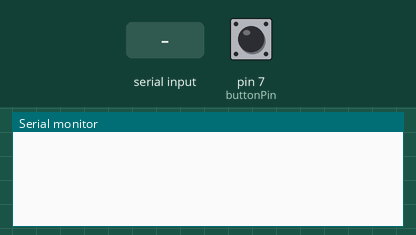
The sketch below on a simulated Arduino Mega 2560, built with avr-gcc and run on an emulated ATmega2560. Shown: the last lines printed to the serial monitor. The test bench sets the inputs (shaded band); at power-on: pin 7 (buttonPin) LOW.

Above: at 1.2 s.
1.3 s: pin 7 (buttonPin) pulled HIGH for 0.15 s
At 2.5 s:
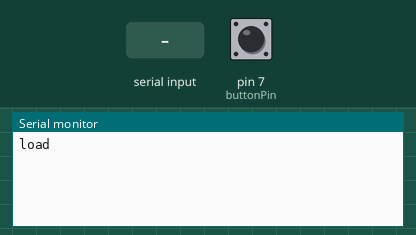
2.9 s: "1" received over the second serial link
At 4.0 s:
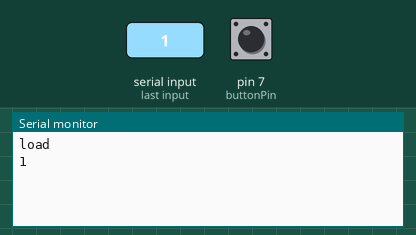
4.4 s: "0" received over the second serial link
At 5.1 s:
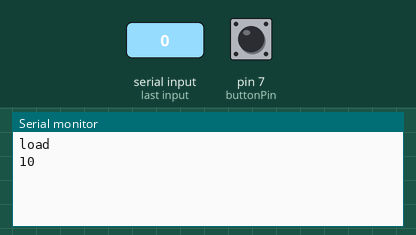

The sketch:

Send.ino
```cpp
// Arduino MKRFOX hardware serial1 test

// NOTE: MKRFOX uses 3.3V logic
// - if commected to UNO 5V logic use a voltage divider 2.2K to ground 1K to UNO Tx

// MKRFOX pin 14 is TX
// MKRFOX pin 13 is Rx

// for loopback test connect pin 13 to pin 14
const int buttonPin = 7;
unsigned long lastDebounceTime = 0;
unsigned long debounceDelay = 200;

void setup() {
  Serial.begin(115200);   // initialise serial monitor port
  while (!Serial) {
      ; // wait for serial port to connect. Needed for native USB port only
    }
  Serial1.begin(9600);  // initialise Serial1
  Serial.println();
  pinMode(buttonPin, INPUT);
}

void loop() {
  //receive from UNO
  if (Serial1.available()){
    int inByte = Serial1.read();
    Serial.write(inByte);
  }

  //send to UNO on button press
  unsigned long currentMillis = millis();
  if((currentMillis - lastDebounceTime > debounceDelay) &&
      (digitalRead(buttonPin) == 1)){
    Serial1.write("L");
    Serial.println("load");
    lastDebounceTime = currentMillis;
  }
}
```

Measured:
- after the input at 1.3 s, the serial monitor: prints a new line at once (image 1)
- after the input at 2.9 s, the serial monitor: prints a new line at once (image 2)
- after the input at 4.4 s, the serial monitor: prints a new line at once (image 3)
